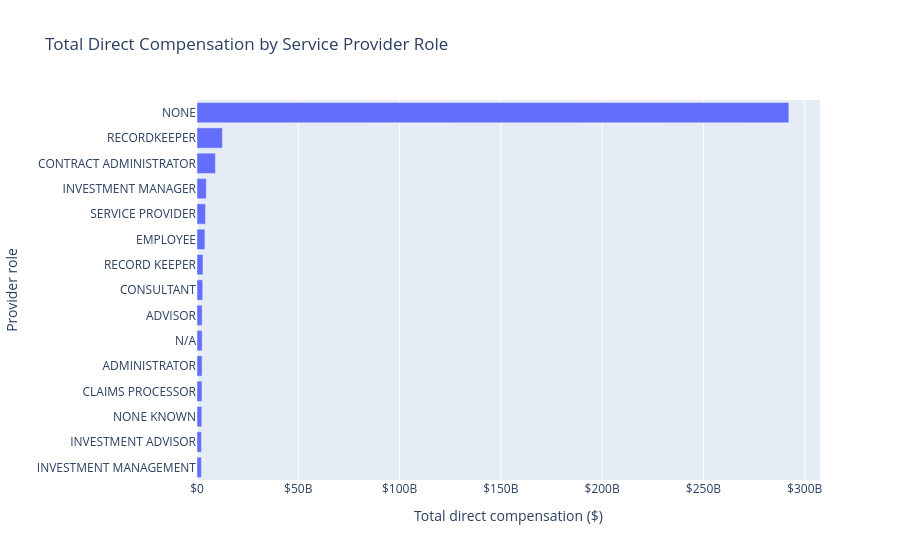

This figure's notebook cell:
### Markdown cell above
## Total direct compensation by provider role

### Code cell
# Total direct compensation by provider role
comp_by_role = (
    SCH_C_P1_I2.dropna(subset=["PROVIDER_OTHER_RELATION"])
    .groupby("PROVIDER_OTHER_RELATION")["PROVIDER_OTHER_DIRECT_COMP_AMT"]
    .sum()
    .sort_values(ascending=False)
    .head(15)
    .sort_values(ascending=True)
)

if len(comp_by_role):
    fig = px.bar(
        x=comp_by_role.values,
        y=comp_by_role.index,
        orientation="h",
        title="Total Direct Compensation by Service Provider Role",
        labels={"x": "Total direct compensation ($)", "y": "Provider role"},
    )
    fig.update_xaxes(tickprefix="$", separatethousands=True)
    save_figure(fig, "total_direct_compensation_by_role")
else:
    print("Skipped: no direct compensation values found.")

### Figure 1 — Plotly figure (JSON) as saved in the notebook; plotly's stock layout.template omitted (floating-point values rounded to 4 significant figures)
{"data": [{"hovertemplate": "Total direct compensation ($)=%{x}<br>Provider role=%{y}<extra></extra>", "legendgroup": "", "marker": {"color": "#636efa", "pattern": {"shape": ""}}, "name": "", "orientation": "h", "showlegend": false, "textposition": "auto", "type": "bar", "x": [2172000000.0, 2223000000.0, 2341000000.0, 2448000000.0, 2501000000.0, 2521000000.0, 2522000000.0, 2836000000.0, 2949000000.0, 3909000000.0, 4196000000.0, 4580000000.0, 9096000000.0, 12530000000.0, 292200000000.0], "xaxis": "x", "y": ["INVESTMENT MANAGEMENT", "INVESTMENT ADVISOR", "NONE KNOWN", "CLAIMS PROCESSOR", "ADMINISTRATOR", "N/A", "ADVISOR", "CONSULTANT", "RECORD KEEPER", "EMPLOYEE", "SERVICE PROVIDER", "INVESTMENT MANAGER", "CONTRACT ADMINISTRATOR", "RECORDKEEPER", "NONE"], "yaxis": "y"}], "layout": {"barmode": "relative", "legend": {"tracegroupgap": 0}, "title": {"text": "Total Direct Compensation by Service Provider Role"}, "xaxis": {"anchor": "y", "domain": [0, 1], "separatethousands": true, "tickprefix": "$", "title": {"text": "Total direct compensation ($)"}}, "yaxis": {"anchor": "x", "domain": [0, 1], "title": {"text": "Provider role"}}}}
